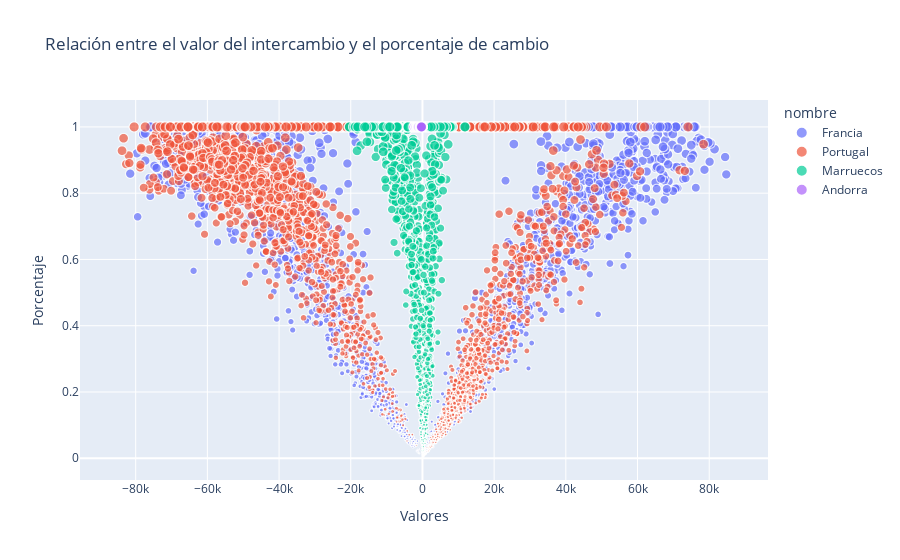

Write notebook code for a chart like this one.
### Code cell
fig = px.scatter(df_intercambio, x = 'Valores', y = 'Porcentaje', color = 'nombre',
                 size= 'Porcentaje', hover_name= 'tipo de intercambio',
                 title = 'Relación entre el valor del intercambio y el porcentaje de cambio',
                 size_max= 10)

fig.show()

### Figure 1 — Plotly figure (JSON) as saved in the notebook; plotly's stock layout.template omitted (floating-point values rounded to 4 significant figures; data arrays with more than 128 entries replaced by an {"elided": "..."} marker saying what was removed)
{"data": [{"hovertemplate": "<b>%{hovertext}</b><br><br>nombre=Francia<br>Valores=%{x}<br>Porcentaje=%{marker.size}<extra></extra>", "hovertext": {"elided": "3092 str values"}, "legendgroup": "Francia", "marker": {"color": "#636efa", "size": {"elided": "3092 float values"}, "sizemode": "area", "sizeref": 0.01, "symbol": "circle"}, "mode": "markers", "name": "Francia", "showlegend": true, "type": "scattergl", "x": {"elided": "3092 float values"}, "xaxis": "x", "y": {"elided": "3092 float values"}, "yaxis": "y"}, {"hovertemplate": "<b>%{hovertext}</b><br><br>nombre=Portugal<br>Valores=%{x}<br>Porcentaje=%{marker.size}<extra></extra>", "hovertext": {"elided": "3099 str values"}, "legendgroup": "Portugal", "marker": {"color": "#EF553B", "size": {"elided": "3099 float values"}, "sizemode": "area", "sizeref": 0.01, "symbol": "circle"}, "mode": "markers", "name": "Portugal", "showlegend": true, "type": "scattergl", "x": {"elided": "3099 float values"}, "xaxis": "x", "y": {"elided": "3099 float values"}, "yaxis": "y"}, {"hovertemplate": "<b>%{hovertext}</b><br><br>nombre=Marruecos<br>Valores=%{x}<br>Porcentaje=%{marker.size}<extra></extra>", "hovertext": {"elided": "2521 str values"}, "legendgroup": "Marruecos", "marker": {"color": "#00cc96", "size": {"elided": "2521 float values"}, "sizemode": "area", "sizeref": 0.01, "symbol": "circle"}, "mode": "markers", "name": "Marruecos", "showlegend": true, "type": "scattergl", "x": {"elided": "2521 float values"}, "xaxis": "x", "y": {"elided": "2521 float values"}, "yaxis": "y"}, {"hovertemplate": "<b>%{hovertext}</b><br><br>nombre=Andorra<br>Valores=%{x}<br>Porcentaje=%{marker.size}<extra></extra>", "hovertext": {"elided": "1926 str values"}, "legendgroup": "Andorra", "marker": {"color": "#ab63fa", "size": {"elided": "1926 int values"}, "sizemode": "area", "sizeref": 0.01, "symbol": "circle"}, "mode": "markers", "name": "Andorra", "showlegend": true, "type": "scattergl", "x": {"elided": "1926 float values"}, "xaxis": "x", "y": {"elided": "1926 int values"}, "yaxis": "y"}], "layout": {"legend": {"itemsizing": "constant", "title": {"text": "nombre"}, "tracegroupgap": 0}, "title": {"text": "Relación entre el valor del intercambio y el porcentaje de cambio"}, "xaxis": {"anchor": "y", "domain": [0, 1], "title": {"text": "Valores"}}, "yaxis": {"anchor": "x", "domain": [0, 1], "title": {"text": "Porcentaje"}}}}
